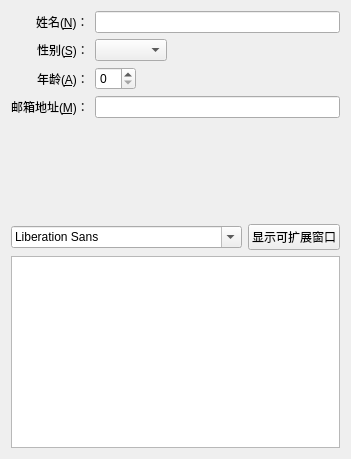
<?xml version="1.0" encoding="UTF-8"?>
<ui version="4.0">
 <class>MyWidget</class>
 <widget class="QWidget" name="MyWidget">
  <property name="geometry">
   <rect>
    <x>0</x>
    <y>0</y>
    <width>400</width>
    <height>300</height>
   </rect>
  </property>
  <property name="minimumSize">
   <size>
    <width>200</width>
    <height>150</height>
   </size>
  </property>
  <property name="maximumSize">
   <size>
    <width>500</width>
    <height>350</height>
   </size>
  </property>
  <property name="windowTitle">
   <string>MyWidget</string>
  </property>
  <layout class="QVBoxLayout" name="verticalLayout">
   <property name="sizeConstraint">
    <enum>QLayout::SetFixedSize</enum>
   </property>
   <item>
    <layout class="QFormLayout" name="formLayout">
     <property name="sizeConstraint">
      <enum>QLayout::SetDefaultConstraint</enum>
     </property>
     <property name="fieldGrowthPolicy">
      <enum>QFormLayout::ExpandingFieldsGrow</enum>
     </property>
     <property name="rowWrapPolicy">
      <enum>QFormLayout::DontWrapRows</enum>
     </property>
     <property name="labelAlignment">
      <set>Qt::AlignRight|Qt::AlignTrailing|Qt::AlignVCenter</set>
     </property>
     <item row="0" column="0">
      <widget class="QLabel" name="nLabel">
       <property name="text">
        <string>姓名(&amp;N)：</string>
       </property>
       <property name="buddy">
        <cstring>nLineEdit</cstring>
       </property>
      </widget>
     </item>
     <item row="0" column="1">
      <widget class="QLineEdit" name="nLineEdit"/>
     </item>
     <item row="1" column="0">
      <widget class="QLabel" name="sLabel">
       <property name="text">
        <string>性别(&amp;S)：</string>
       </property>
       <property name="buddy">
        <cstring>sComboBox</cstring>
       </property>
      </widget>
     </item>
     <item row="1" column="1">
      <widget class="QComboBox" name="sComboBox"/>
     </item>
     <item row="2" column="0">
      <widget class="QLabel" name="aLabel">
       <property name="text">
        <string>年龄(&amp;A)：</string>
       </property>
       <property name="buddy">
        <cstring>aSpinBox</cstring>
       </property>
      </widget>
     </item>
     <item row="2" column="1">
      <widget class="QSpinBox" name="aSpinBox"/>
     </item>
     <item row="3" column="0">
      <widget class="QLabel" name="mLabel">
       <property name="sizePolicy">
        <sizepolicy hsizetype="Preferred" vsizetype="Preferred">
         <horstretch>0</horstretch>
         <verstretch>0</verstretch>
        </sizepolicy>
       </property>
       <property name="text">
        <string>邮箱地址(&amp;M)：</string>
       </property>
       <property name="buddy">
        <cstring>mLineEdit</cstring>
       </property>
      </widget>
     </item>
     <item row="3" column="1">
      <widget class="QLineEdit" name="mLineEdit"/>
     </item>
    </layout>
   </item>
   <item>
    <spacer name="verticalSpacer">
     <property name="orientation">
      <enum>Qt::Vertical</enum>
     </property>
     <property name="sizeType">
      <enum>QSizePolicy::Expanding</enum>
     </property>
     <property name="sizeHint" stdset="0">
      <size>
       <width>20</width>
       <height>100</height>
      </size>
     </property>
    </spacer>
   </item>
   <item>
    <layout class="QHBoxLayout" name="horizontalLayout" stretch="2,1">
     <item>
      <widget class="QFontComboBox" name="fontComboBox">
       <property name="sizePolicy">
        <sizepolicy hsizetype="Preferred" vsizetype="Fixed">
         <horstretch>0</horstretch>
         <verstretch>0</verstretch>
        </sizepolicy>
       </property>
      </widget>
     </item>
     <item>
      <widget class="QPushButton" name="pushButton">
       <property name="sizePolicy">
        <sizepolicy hsizetype="Minimum" vsizetype="Fixed">
         <horstretch>0</horstretch>
         <verstretch>0</verstretch>
        </sizepolicy>
       </property>
       <property name="text">
        <string>显示可扩展窗口</string>
       </property>
       <property name="checkable">
        <bool>true</bool>
       </property>
      </widget>
     </item>
    </layout>
   </item>
   <item>
    <widget class="QTextEdit" name="textEdit"/>
   </item>
  </layout>
 </widget>
 <layoutdefault spacing="6" margin="11"/>
 <resources/>
 <connections/>
</ui>
